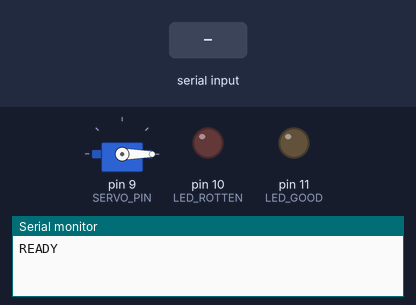
A sketch run on a simulated Arduino Uno, built with avr-gcc and run on an emulated ATmega328P. Parts: servo, output pins drawn as LEDs (lit = HIGH), the last lines printed to the serial monitor. Inputs (shaded band) come from the test bench.

Above: at 1.7 s.
1.8 s: "SORT\n" received over Serial
At 1.95 s:
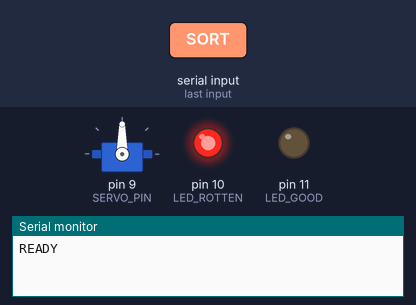
3.6 s: "GOOD\n" received over Serial
At 4.9 s:
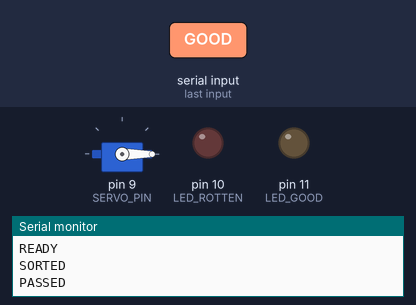
5.2 s: "SERVO_TEST\n" received over Serial
At 5.6 s:
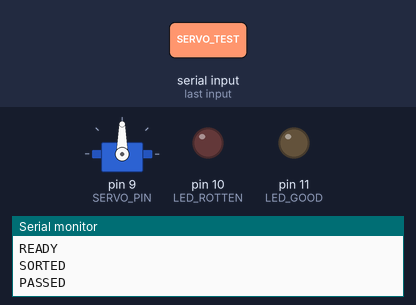
Timing chart, 0 to 8.2 s (numbered marks = the images above; inputs shaded):
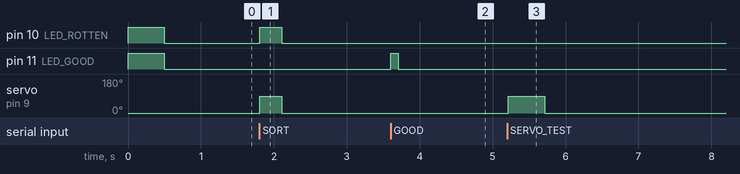

Measured:
- after the input at 1.8 s, pin 10 (LED_ROTTEN): LOW → HIGH at once, → LOW 0.30 s later; servo on pin 9 (SERVO_PIN): 0° → 90° at once, → 0° 0.30 s later
- after the input at 3.6 s, pin 11 (LED_GOOD): LOW → HIGH at once, → LOW 0.10 s later
- after the input at 5.2 s, servo on pin 9 (SERVO_PIN): 0° → 90° at once, → 0° 0.50 s later

The sketch:

fruit_sorter.ino
```cpp
/*
 * Fruit Sorter Arduino Code
 * =========================
 * Receives commands from Python sorting_app.py via Serial
 * Controls servo motor to push rotten fruits off conveyor
 *
 * Wiring:
 *   Servo Signal -> Pin 9
 *   Red LED      -> Pin 10 (optional)
 *   Green LED    -> Pin 11 (optional)
 */

#include <Servo.h>

Servo sorterServo;

// Pin configuration
const int SERVO_PIN = 9;
const int LED_ROTTEN = 10;  // Red LED
const int LED_GOOD = 11;    // Green LED

// Servo angles
const int REST_ANGLE = 0;    // Normal position
const int PUSH_ANGLE = 90;   // Push position

// Timing
const int PUSH_DURATION = 300;  // ms - time to hold push position

void setup() {
    // Initialize serial
    Serial.begin(9600);

    // Initialize servo
    sorterServo.attach(SERVO_PIN);
    sorterServo.write(REST_ANGLE);

    // Initialize LEDs
    pinMode(LED_ROTTEN, OUTPUT);
    pinMode(LED_GOOD, OUTPUT);

    // Test LEDs on startup
    digitalWrite(LED_ROTTEN, HIGH);
    digitalWrite(LED_GOOD, HIGH);
    delay(500);
    digitalWrite(LED_ROTTEN, LOW);
    digitalWrite(LED_GOOD, LOW);

    Serial.println("READY");
}

void loop() {
    if (Serial.available() > 0) {
        String command = Serial.readStringUntil('\n');
        command.trim();

        if (command == "SORT") {
            // Trigger sorting mechanism for rotten fruit
            digitalWrite(LED_ROTTEN, HIGH);

            // Push and return
            sorterServo.write(PUSH_ANGLE);
            delay(PUSH_DURATION);
            sorterServo.write(REST_ANGLE);

            digitalWrite(LED_ROTTEN, LOW);
            Serial.println("SORTED");
        }
        else if (command == "GOOD") {
            // Just blink green LED for good fruit
            digitalWrite(LED_GOOD, HIGH);
            delay(100);
            digitalWrite(LED_GOOD, LOW);
            Serial.println("PASSED");
        }
        else if (command == "TEST") {
            // Test command - blink both LEDs
            for (int i = 0; i < 3; i++) {
                digitalWrite(LED_ROTTEN, HIGH);
                digitalWrite(LED_GOOD, HIGH);
                delay(200);
                digitalWrite(LED_ROTTEN, LOW);
                digitalWrite(LED_GOOD, LOW);
                delay(200);
            }
            Serial.println("TEST_OK");
        }
        else if (command == "SERVO_TEST") {
            // Test servo movement
            sorterServo.write(PUSH_ANGLE);
            delay(500);
            sorterServo.write(REST_ANGLE);
            Serial.println("SERVO_OK");
        }
    }
}
```
